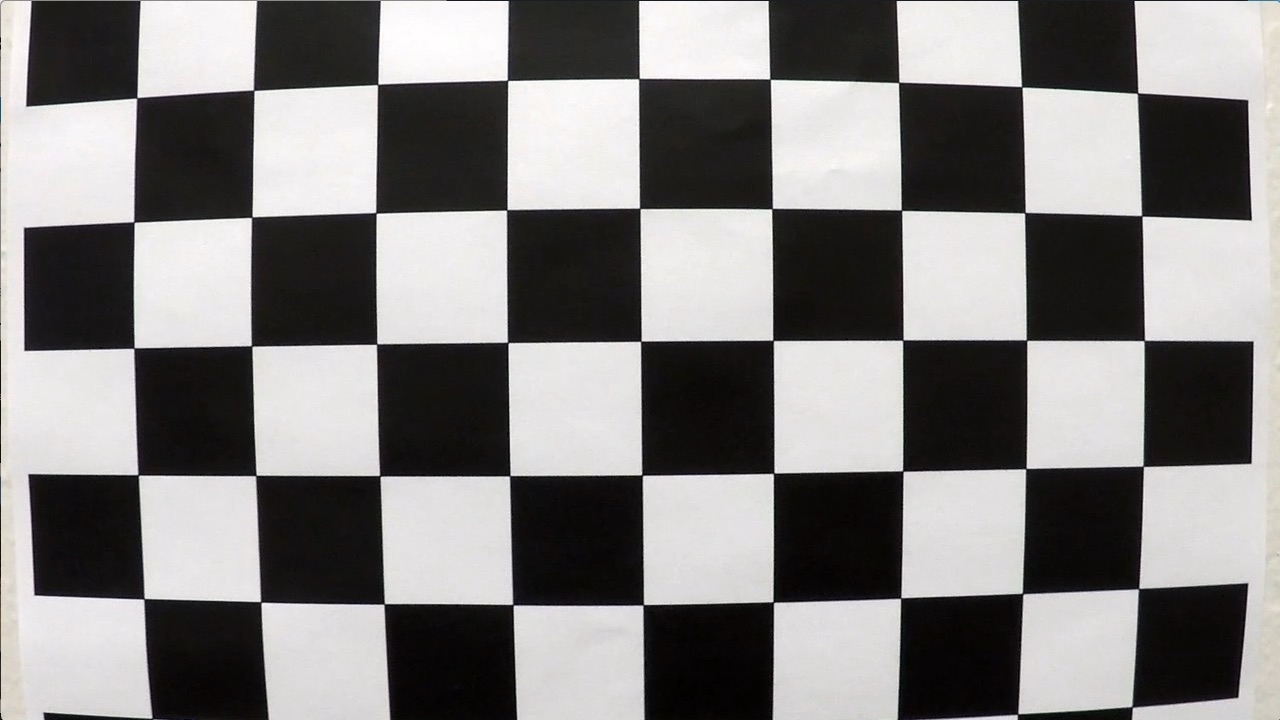
#> input picture camera_cal/calibration1.jpg, 1280 x 720 px; its folder holds only this picture in this run
$ jupyter execute --allow-errors P2_advanced_lane_finding.ipynb   (shell and % lines are left out)   (older library calls are emulated)
#> lines starting #> are read from the running program, lines starting #| are printed output that depends on the picture
# Advanced Lane Finding

In this project, the goal is to write a software pipeline to identify the lane boundaries in a video, but the main output or product we want you to create is a detailed writeup of the project.

The Project
---

The goals / steps of this project are the following:

* Compute the camera calibration matrix and distortion coefficients given a set of chessboard images.
* Apply a distortion correction to raw images.
* Use color transforms, gradients, etc., to create a thresholded binary image.
* Apply a perspective transform to rectify binary image ("birds-eye view").
* Detect lane pixels and fit to find the lane boundary.
* Determine the curvature of the lane and vehicle position with respect to center.
* Warp the detected lane boundaries back onto the original image.
* Output visual display of the lane boundaries and numerical estimation of lane curvature and vehicle position.

The images for camera calibration are stored in the folder called `camera_cal`.  The images in `test_images` are for testing your pipeline on single frames.  If you want to extract more test images from the videos, you can simply use an image writing method like `cv2.imwrite()`, i.e., you can read the video in frame by frame as usual, and for frames you want to save for later you can write to an image file.

To help the reviewer examine your work, please save examples of the output from each stage of your pipeline in the folder called `output_images`, and include a description in your writeup for the project of what each image shows.    The video called `project_video.mp4` is the video your pipeline should work well on.

The `challenge_video.mp4` video is an extra (and optional) challenge for you if you want to test your pipeline under somewhat trickier conditions.  The `harder_challenge.mp4` video is another optional challenge and is brutal!

If you're feeling ambitious (again, totally optional though), don't stop there!  We encourage you to go out and take video of your own, calibrate your camera and show us how you would implement this project from scratch!

## Import Packages

[cell 1]
#importing some useful packages
import numpy as np
import cv2
import glob
import matplotlib.pyplot as plt
import matplotlib.gridspec as gridspec
from matplotlib.patches import Polygon
import matplotlib.image as mpimg
from moviepy.editor import VideoFileClip
from IPython.display import HTML

##### Helper Functions

[cell 2]
# Helper Functions
# [6 lines left out: function plt_images, not called in this run]

### Compute the camera calibration matrix and distortion coefficients given a set of chessboard images.

There are two main steps to this process: `Calibrate` uses chessboard images to obtain image points and object points, and then use the OpenCV functions cv2.calibrateCamera() and cv2.undistort() to compute the calibration and undistortion.

[cell 3]
class Camera(object):

    def __init__(self):
        # Calibration Matrix
        self.matrix = None

        # Distortion coefficients
        self.dist = None

        # Calibrated and failed images list
        self.calibrated_images = []
        self.failed_images = []

    def __call__(self, image):
        return self.undistorted_image(image)

    # [7 lines left out: function undistorted_image, not called in this run]

    def calibrate(self, images, pattern_size):
        '''Calibration Process'''
#> called with pattern_size = (9, 6)
        pattern = np.zeros((pattern_size[1] * pattern_size[0], 3), np.float32)
        pattern[:, :2] = np.mgrid[0:pattern_size[0], 0:pattern_size[1]].T.reshape(-1, 2)
        pattern_points = [] # points in real world image
        image_points = []   # points in image plane

        # Loop through the images looking for chessboard corners
        for image_path in images:
            image = mpimg.imread(image_path)
#> image is the input picture: shape (720, 1280, 3); mean R, G, B 130.1, 128.4, 127.8

            # convert to grayscale
            gray = self.convert_to_grayscale(image)

            # find the chessboard corners
            f, corners = self.find_chessboard_corners(gray, pattern_size)
#> f = False
            # when corners found add object and image points
            if f:
                pattern_points.append(pattern)
                image_points.append(corners)
                # draw corners
                cv2.drawChessboardCorners(image, pattern_size, corners, True)
                self.calibrated_images.append(image)
            else:
                self.failed_images.append(image)

        self.calibrate_camera(image, pattern_points, image_points)


    @staticmethod
    def convert_to_grayscale(image):
        return cv2.cvtColor(image, cv2.COLOR_RGB2GRAY)

    @staticmethod
    def find_chessboard_corners(image, pattern_size):
        return cv2.findChessboardCorners(image, pattern_size, None)

    def calibrate_camera(self, image, pattern_points, image_points):
        image_size = (image.shape[1], image.shape[0])
#> image_size = (1280, 720)
        if pattern_points and image_points:
            _, self.matrix, self.dist, _, _ = cv2.calibrateCamera(
            pattern_points, image_points, image_size, None, None)

### Apply distortion correction

[cell 4]
# Initialize Camera Object
camera = Camera()

# Calibrate Camera
camera.calibrate(glob.glob('camera_cal/*'), pattern_size=(9,6))

# Undistort test image
#for path in glob.glob('./test_images/*'):
for path in glob.glob('./camera_cal/calibration2.jpg'):
    img = cv2.imread(path)
    undistorted_img = camera(img)
    plt_images(img, 'Distorted image', undistorted_img, 'Undistorted image')

### Use color transforms, gradients, etc., to create a thresholded binary image.

[cell 5]
class ImageTransformation(object):

    def __init__(self, color_space='gray'):
        # Calibration Matrix
        self.color_space = color_space

    # Combined ----------------------------------------------------------
    # [46 lines left out: functions combined_binary, combined_stacked, gradient_thresh, color_thresh, not called in this run]

    # Gradient Thresholds ------------------------------------------------------------------------

    def abs_sobel_thresh(self, img, orient='x', sobel_kernel=3, thresh=(0, 255)):
        '''
        Applies Sobel x or y to the image in selected colorspace,
        then takes an absolute value and applies a threshold.
        '''
        # Convert to selected colorspace - set at init
        image = self.color_space_tf(img, color_space=self.color_space)

        # Apply x or y gradient with the OpenCV Sobel() function
        # and take the absolute value
        sobelx, sobely = self.sobel_gradients(image, sobel_kernel)
        if orient == 'x':
            abs_sobel = np.absolute(sobelx)
        if orient == 'y':
            abs_sobel = np.absolute(sobely)

        # Create a copy and apply the threshold
        binary_output = self.binary_output(abs_sobel, thresh)

        # Return the result
        return binary_output

    def mag_thresh(self, img, sobel_kernel=3, thresh=(0, 255)):
        '''
        Applies Sobel x and y to the image in selected colorspace,
        then computes the magnitude of the gradient and applies a threshold
        '''
        # Convert to selected colorspace - set at init
        image = self.color_space_tf(img, color_space=self.color_space)

        # Take both Sobel x and y gradients
        sobelx, sobely = self.sobel_gradients(image, sobel_kernel)
        # Calculate the gradient magnitude
        gradmag = np.sqrt(sobelx**2 + sobely**2)

        # Create a binary image of ones where threshold is met, zeros otherwise
        binary_output = self.binary_output(gradmag, thresh)

        # Return the binary image
        return binary_output

    def dir_threshold(self, img, sobel_kernel=3, thresh=(0, np.pi/2)):
        '''
        Applies Sobel x and y to the image in selected colorspace,
        then computes the direction of the gradient and applies a threshold.
        '''
        # Convert to selected colorspace - set at init
        image = self.color_space_tf(img, color_space=self.color_space)

        # Calculate the x and y gradients
        sobelx, sobely = self.sobel_gradients(image, sobel_kernel)
        # Take the absolute value of the gradient direction
        absgraddir = np.arctan2(np.absolute(sobely), np.absolute(sobelx))

        # Apply a threshold, and create a binary image result
        binary_output = self.binary_output(absgraddir, thresh)

        # Return the binary image
        return binary_output

    def binary_output(self, image, threshold):
        '''This method creates a binary image, scaled to 8bit for given thresholds'''
        # Scale back to 8bit
        img = self.scale_to_8bit(image)
        # Create a binary image
        # Mask with 1's where the gradient magnitude is between thresholds
        binary_output = np.zeros_like(img)
        binary_output[(img >= threshold[0]) & (img <= threshold[1])] = 1
        return binary_output

    @staticmethod
    def scale_to_8bit(image):
        '''This method scales the input image back to 8bit'''
        img  = np.uint8(255*image / np.max(image))
        return img

    @staticmethod
    def sobel_gradients(image, sobel_kernel=3):
        '''Calculate the x and y gradients'''
        sobelx = cv2.Sobel(image, cv2.CV_64F, 1, 0, ksize=sobel_kernel)
        sobely = cv2.Sobel(image, cv2.CV_64F, 0, 1, ksize=sobel_kernel)
        return sobelx, sobely

    # Color Space transformations ---------------------------------------------------------------------

    def color_space_tf(self, img, color_space='hls_s'):
        '''Transform image to defined color space picked at initialisation'''
        if color_space is 'gray':
            return self.transform_to_gray_channel(img)
        elif color_space is 'hls_s':
            return self.transform_to_hls_s_channel(img)

    # [8 lines left out: function transform_to_hls_s_channel, not called in this run]

    @staticmethod
    def transform_to_gray_channel(img):
        '''Transform image to grayscale'''
        return cv2.cvtColor(img, cv2.COLOR_RGB2GRAY)

The final image color_binary is a combination of binary thresholding the S channel (HLS) and binary thresholding the result of applying the Sobel operator in the x direction on the original image.

[cell 6]
# Choose a Sobel kernel size
ksize = 3 # Choose a larger odd number to smooth gradient measurements

image = mpimg.imread('test_images/test1.jpg')
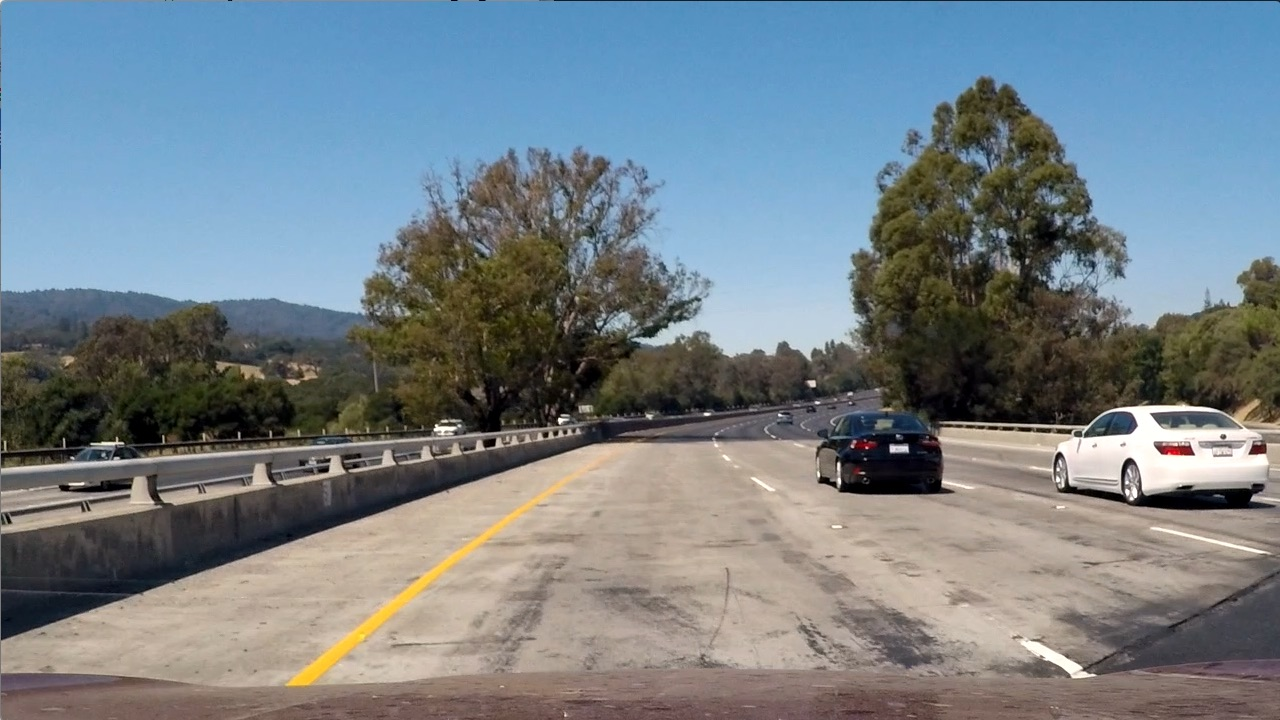
#> input picture test_images/test1.jpg, 1280 x 720 px
#> image is the input picture: shape (720, 1280, 3); mean R, G, B 117.5, 128.7, 135.5

transformation_types = ['gray', 'hls_s']

#> (the rest of this cell did not finish here and is left out)

### Apply a perspective transform to rectify binary image ("birds-eye view").

The perspective transform maps the points in a given image to different, desired, image points with a new perspective. The perspective transform you’ll be most interested in is a bird’s-eye view transform that let’s us view a lane from above; this will be useful for calculating the lane curvature later on. Aside from creating a bird’s eye view representation of an image, a perspective transform can also be used for all kinds of different view points.

Compute the perspective transform, M, given source and destination points:

`M = cv2.getPerspectiveTransform(src, dst)`

Compute the inverse perspective transform:

`Minv = cv2.getPerspectiveTransform(dst, src)`

Warp an image using the perspective transform, M:

`warped = cv2.warpPerspective(img, M, img_size, flags=cv2.INTER_LINEAR)`

[cell 7]
def perspective_transform(image):
    height = image.shape[0]
#> height = 720
    width = image.shape[1]
#> width = 1280
    # Src Image quadrangle verties coordinates
    src = np.float32([[280,  700],  # Bottom left
                      [595,  460],  # Top left
                      [725,  460],  # Top right
                      [1125, 700]]) # Bottom right

    # Dst Image quadrangle verties coordinates
    dst = np.float32([[250,  720],  # Bottom left
                      [250,    0],  # Top left
                      [1065,   0],  # Top right
                      [1065, 720]]) # Bottom right

    # Compute the perspective transform, M, given source and destination points:
    M = cv2.getPerspectiveTransform(src, dst)

    # Compute the inverse perspective transform (to unwarp)
    Minv = cv2.getPerspectiveTransform(dst, src)

    # Warp an image using the perspective transform, M:
    warped = cv2.warpPerspective(image, M, (width, height), flags=cv2.INTER_LINEAR)
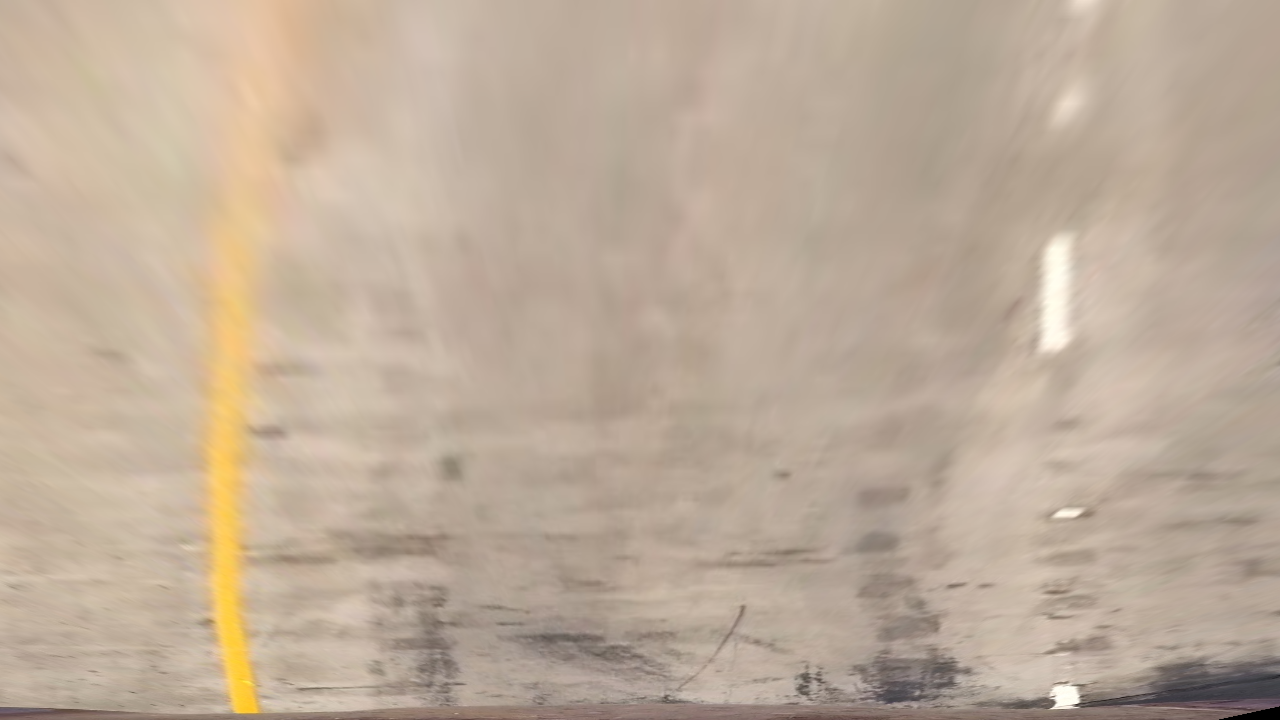
#> warped: shape (720, 1280, 3); mean R, G, B 189.7, 171.8, 153.6

    # Return the resulting image
    return warped, M, Minv

[cell 8]
image = mpimg.imread('test_images/test1.jpg')
warped_image, M, Minv = perspective_transform(image)
#> M = [[-0.657, -1.46, 1037.6], [-6.06e-16, -2.04, 940.1], [-7.58e-19, -0.0024, 1]]; Minv = [[0.16, -0.767, 555.1], [1.54e-16, -0.489, 460], [4.5e-19, -0.00118, 1]]

height = image.shape[0]
#> height = 720
width = image.shape[1]
#> width = 1280
# Src Image quadrangle verties coordinates
src = np.float32([[280,  700],  # Bottom left
                  [595,  460],  # Top left
                  [725,  460],  # Top right
                  [1125, 700]]) # Bottom right

# Dst Image quadrangle verties coordinates
dst = np.float32([[250,  720],  # Bottom left
                  [250,    0],  # Top left
                  [1065,   0],  # Top right
                  [1065, 720]]) # Bottom right

plt.figure(figsize=(25,15))
#> (this line was passed over: IPython is not available in this run)
#> (the rest of this cell did not finish here and is left out)
